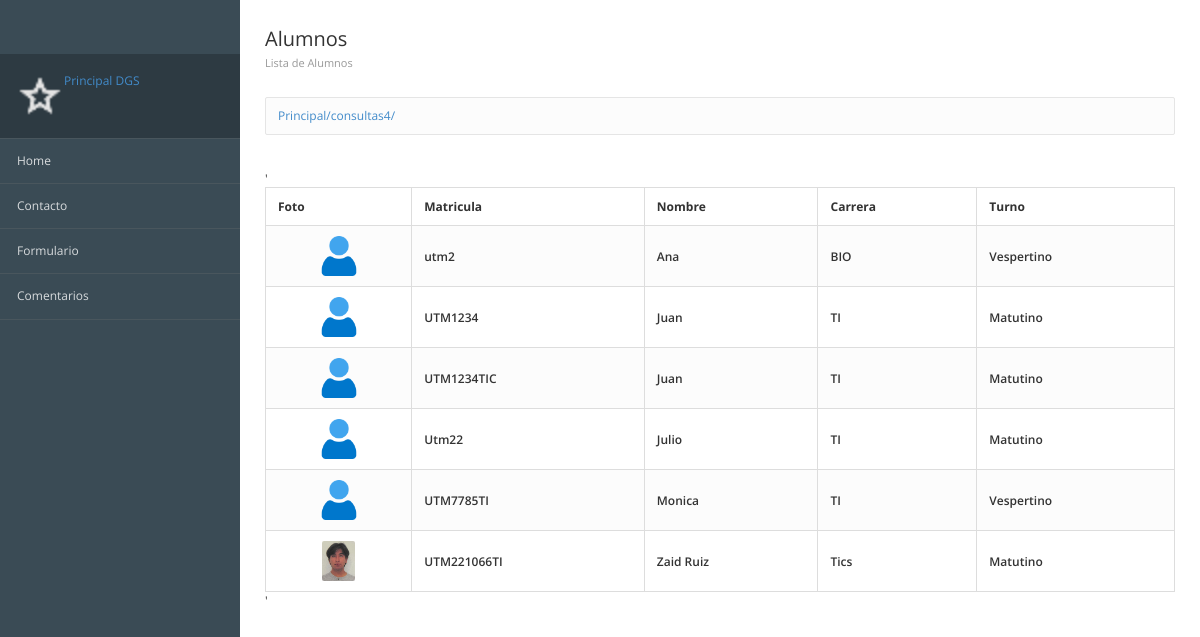
Screenshot of /consultas4/ with the database file from the repository.
### registros/models.py (models this page shows, shortened)
class Alumnos(models.Model): #Define la estructura de nuestra tabla
    matricula = models.CharField(max_length=12, verbose_name="Mat") #Texto corto
    nombre = models.TextField() #Texto largo
    carrera = models.TextField()
    turno = models.CharField(max_length=10)
    imagen = models.ImageField(null=True, upload_to="fotos"
                        ,verbose_name="Fotorgrafia")
    created = models.DateTimeField(auto_now_add=True) #Fecha y tiempo de creacion
    updated = models.DateTimeField(auto_now=True)
    class Meta:
        verbose_name = 'Alumno'
        verbose_name_plural = 'Alumnos'
        ordering = ["-created"]

### registros/views.py (the view)
# urls.py: path('consultas4/', views_registros.consultar4, name='consultas4'),
def consultar4(request):
    alumnos = Alumnos.objects.all().order_by('nombre')
    return render(request, "registros/consultas.html", {'alumnos': alumnos})

### registros/templates/registros/consultas.html (shortened to what this page needs)
{% extends "inicio/encabezado.html" %}
{% block encabezado %}
			<div class="page-header">
				<div class="page-title">
					<h3>Alumnos
				    <small>Lista de Alumnos </small></h3>
				</div>
			</div>
{% endblock encabezado %}
{% block contenido %}'
		<table class="table table-bordered table-striped">
			<thead>
				<tr>
					<th>Foto</th>
					<th>Matricula</th>
					<th>Nombre</th>
					<th>Carrera</th>
					<th>Turno</th>
				</tr>
			</thead>
			<tbody>
				{% for alumno in alumnos %}
					<tr>
						<td class="text-center">
							<img src = "{{alumno.imagen.url}}" alt="" class="img-media">
						</td>
						<td class="text-semibold">{{alumno.matricula}}</td>
						<td class="text-semibold">{{alumno.nombre}}</td>
						<td class="text-semibold">{{alumno.carrera}}</td>
						<td class="text-semibold">{{alumno.turno}}</td>
					</tr>
				{% endfor %}
			</tbody>
		</table>
        '
{% endblock %}

### inicio/static/inicio/css/londinium-theme.css (style rules this page uses)
.panel-toolbar:after, .page-header:after, .header-bar-stats .page-stats li:after, .panel-heading:after { content: ""; display: table; clear: both; }
html { height: 100%; }
body { font-family: 'Open Sans', sans-serif; font-size: 12px; position: relative; min-height: 100%; }
h1, h2, h3, h4, h5, h6, .h1, .h2, .h3, .h4, .h5, .h6 { font-weight: 600; line-height: 1.42857143; margin-top: 0; }
h3, .h3 { font-size: 20px; }
.text-semibold { font-weight: 600; }
.img-media { height: 40px; border-radius: 2px; }
.page-header { padding: 0; margin: 0; position: relative; border: 0; }
.page-header small { display: block; font-size: 11px; color: #999; margin: 8px 0 0 0; }
.page-title { float: left; }
.page-title h3 { padding: 29px 0; margin: 0; font-weight: 400; line-height: 20px; }
.table { margin-bottom: 0; }
.table > thead > tr > th { border-bottom-width: 1px; outline: 0; }
.table > thead > tr > th, .table > tbody > tr > th, .table > tfoot > tr > th, .table > thead > tr > td, .table > tbody > tr > td, .table > tfoot > tr > td { vertical-align: middle; padding: 10px 12px; }
.table-striped > tbody > tr:nth-child(odd) > td, .table-striped > tbody > tr:nth-child(odd) > th, .table-hover > tbody > tr:hover > td, .table-hover > tbody > tr:hover > th { background-color: #fcfcfc; }

### rows the page displays
Alumnos: imagen (picture), matricula "utm2", nombre "Ana", carrera "BIO", turno "Vespertino"
Alumnos: imagen (picture), matricula "UTM1234", nombre "Juan", carrera "TI", turno "Matutino"
Alumnos: imagen (picture), matricula "UTM1234TIC", nombre "Juan", carrera "TI", turno "Matutino"
Alumnos: imagen (picture), matricula "Utm22", nombre "Julio", carrera "TI", turno "Matutino"
Alumnos: imagen (picture), matricula "UTM7785TI", nombre "Monica", carrera "TI", turno "Vespertino"
Alumnos: imagen (picture), matricula "UTM221066TI", nombre "Zaid Ruiz", carrera "Tics", turno "Matutino"

### other values shown
{{ request.path }} "/consultas4/"
